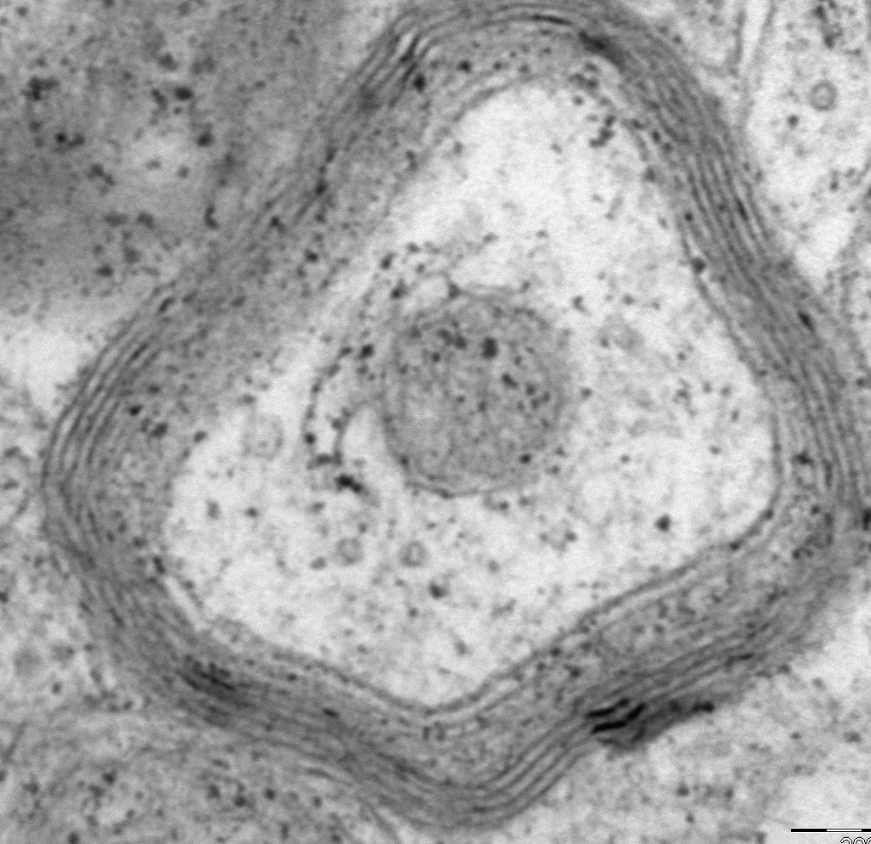
#> input picture data/samples/sample_02.png, 871 x 844 px; the run also reads 2 pictures not shown here
$ python diag_s02_capsweep.py
#> lines starting #> are read from the running program, lines starting #| are printed output that depends on the picture; after the words box and inside, x2 and y2 are one past the last pixel; in counts of white or black regions, pixels touching at a corner belong together
#!/usr/bin/env python3
"""Evidence that ONE isotropic myelin cap cannot fit sample_02 (see
docs/reference/learned_outer_boundary.md). Sweep the isolated multiplier: FP
(top over-reach) and FN (side under-reach) are coupled -- tightening trades one
for the other with no clean optimum, because sample_02's true myelin is thin at
the shared top wall and thick on the sides."""
import cv2, numpy as np
from gratio import segment

GT = 'data/samples/masks/native'
stem = 'sample_02'
gray = cv2.imread(f'data/samples/{stem}.png', 0)
#> gray is the input picture: shape (844, 871); min 0, max 254, mean 162
ga = cv2.imread(f'{GT}/{stem}_gt_axon.png', cv2.IMREAD_UNCHANGED).astype(np.int32)
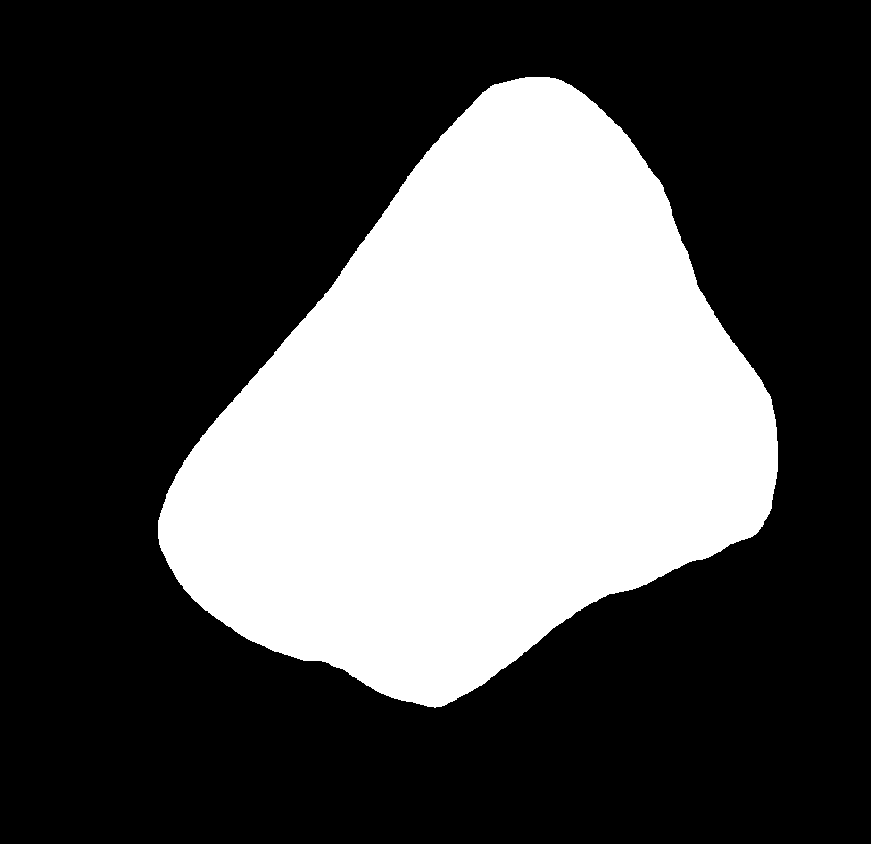
#> ga: shape (844, 871) int32; values 0 (black) and 1 (white), 32.4% white; 1 white region, box (x1, y1, x2, y2) and area: (158, 77, 778, 708) 238367
gf = cv2.imread(f'{GT}/{stem}_gt_fiber.png', cv2.IMREAD_UNCHANGED).astype(np.int32)
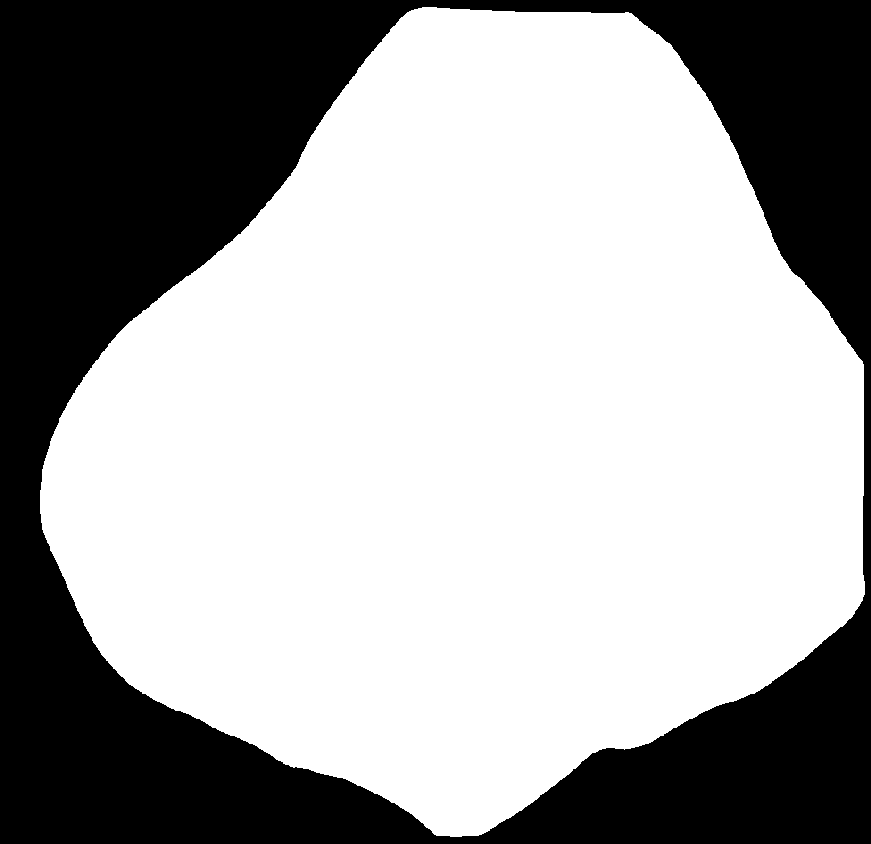
#> gf: shape (844, 871) int32; values 0 (black) and 1 (white), 64.4% white; 1 black region, box (x1, y1, x2, y2) and area: (0, 0, 871, 844) 261811
gm = (gf > 0) & (ga == 0)
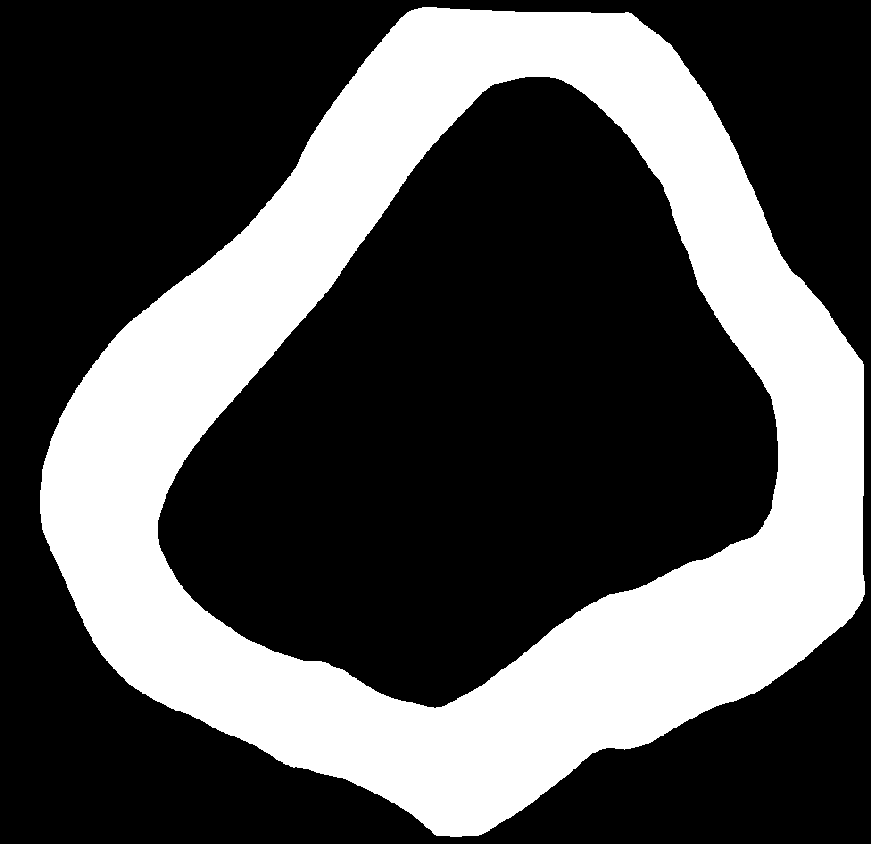
#> gm: shape (844, 871) bool; 32% white; 1 white region, box (x1, y1, x2, y2) and area: (40, 7, 865, 837) 234946
def iou(a, b): return (a & b).sum() / ((a | b).sum() + 1e-9)
for m in [1.0, 1.2, 1.4, 1.6, 1.8]:
#> (the run stopped early here; a loop or call above may not have finished)
